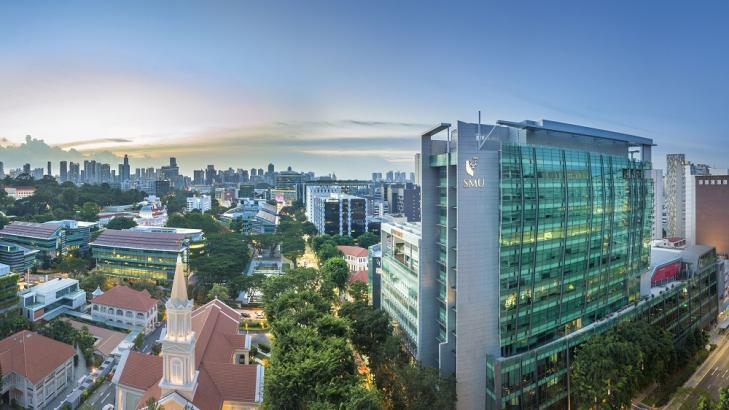
#> input picture lec08/data/smu.jpeg, 729 x 410 px
$ jupyter execute segmentation.ipynb
#> lines starting #> are read from the running program, lines starting #| are printed output that depends on the picture
[cell 1]
# Sample code from https://machinelearningknowledge.ai/image-segmentation-in-python-opencv/
import matplotlib.pyplot as plt
import numpy as np
import cv2

img = cv2.imread('../data/smu.jpeg')
#> img is the input picture: shape (410, 729, 3); mean B, G, R 144.7, 134.2, 114.5

img = cv2.cvtColor(img,cv2.COLOR_BGR2RGB)
twoDimage = img.reshape((-1,3))
twoDimage = np.float32(twoDimage)

criteria = (cv2.TERM_CRITERIA_EPS + cv2.TERM_CRITERIA_MAX_ITER, 10, 1.0)
K = 2
attempts=10

ret,label,center=cv2.kmeans(twoDimage,K,None,criteria,attempts,cv2.KMEANS_PP_CENTERS)
#> ret = 965507322.2; center = [[147.7, 170.1, 192.4], [70.72, 87.04, 82.04]]
center = np.uint8(center)
#> center = [[147, 170, 192], [70, 87, 82]]
res = center[label.flatten()]
result_image = res.reshape((img.shape))
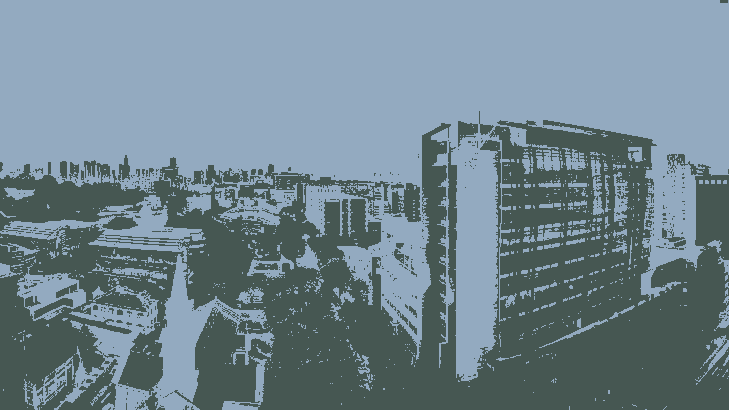
#> result_image: shape (410, 729, 3); mean R, G, B 113.7, 134.1, 144.5

[cell 2]
fig, axs = plt.subplots(1, 2)
axs[0].imshow(img)
axs[1].imshow(result_image)

fig.set_dpi(150)
plt.show()
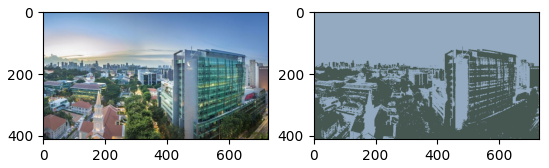
#> figure drawn by matplotlib, 2 panels
